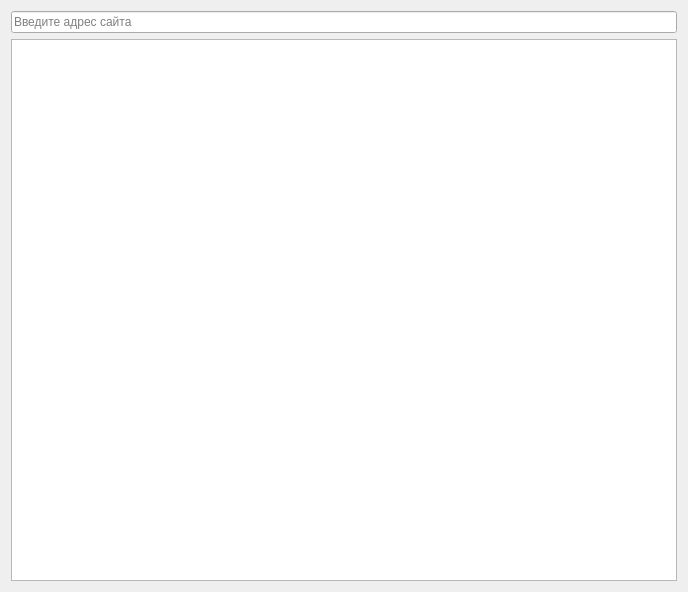
<?xml version="1.0" encoding="UTF-8"?>
<ui version="4.0">
 <class>DataWindow::DataWindow</class>
 <widget class="QWidget" name="DataWindow::DataWindow">
  <property name="geometry">
   <rect>
    <x>0</x>
    <y>0</y>
    <width>688</width>
    <height>592</height>
   </rect>
  </property>
  <property name="windowTitle">
   <string>DataWindow</string>
  </property>
  <layout class="QVBoxLayout" name="verticalLayout">
   <item>
    <widget class="QLineEdit" name="txtSearch">
     <property name="placeholderText">
      <string>Введите адрес сайта</string>
     </property>
    </widget>
   </item>
   <item>
    <widget class="QListWidget" name="lstCredentials">
     <property name="focusPolicy">
      <enum>Qt::FocusPolicy::NoFocus</enum>
     </property>
     <property name="styleSheet">
      <string notr="true">QListWidget::item {
	padding: 10px;
	border: 1px solid lightgrey;
	margin: 5px;
	border-radius: 5px;
	outline: none;
}

QListWidget::item::hover {
	background-color: rgb(136, 23, 152);
	outline: none;
}
</string>
     </property>
    </widget>
   </item>
  </layout>
 </widget>
 <resources/>
 <connections/>
</ui>
